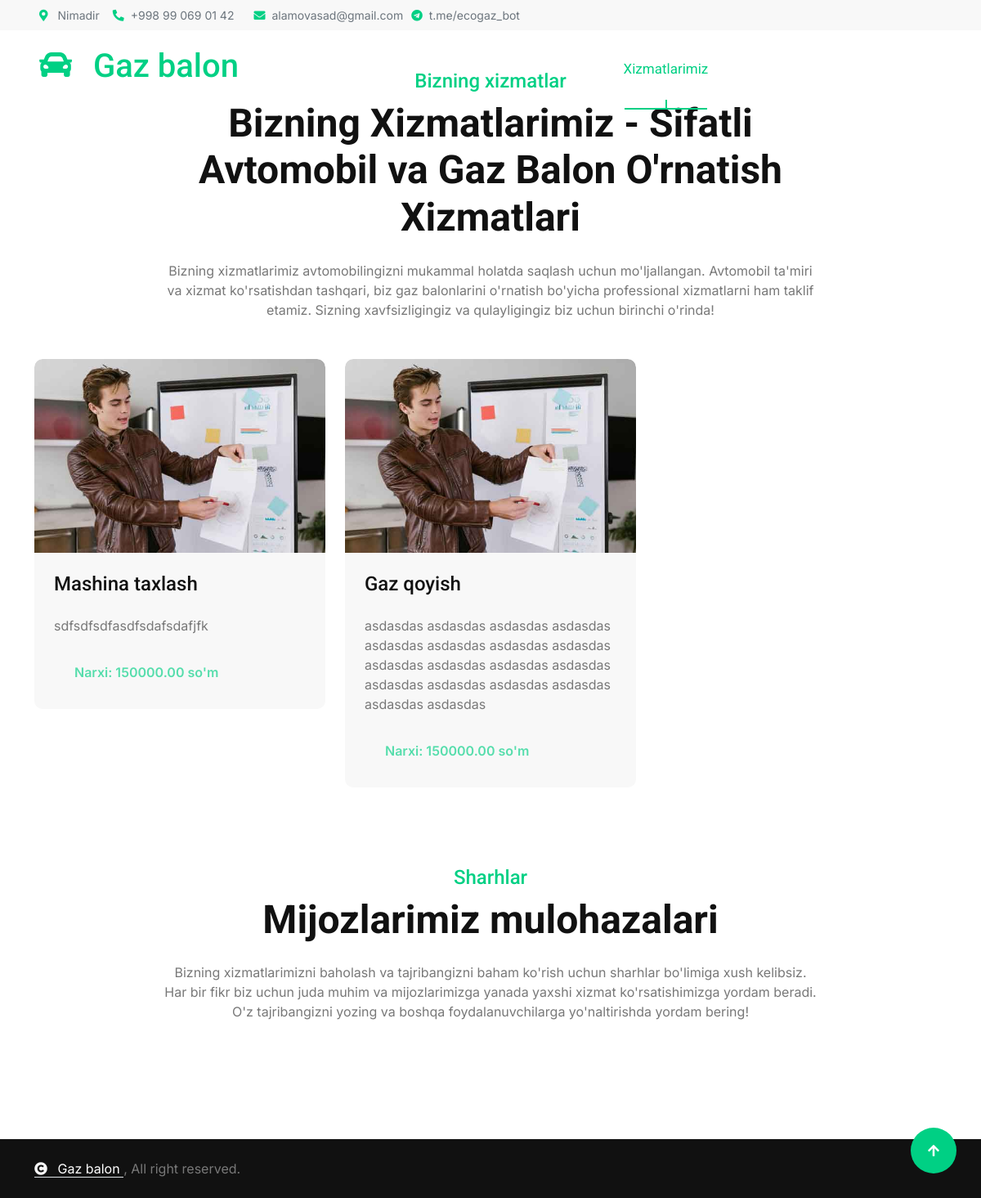
Page /services/ on the committed database.
### social_network/models.py (models this page shows, shortened)
class SiteModel(BaseModel):
    site_name = models.CharField(max_length=200, null=True, blank=True, verbose_name="Sayt nomi")
    location = models.CharField(max_length=200, null=True, blank=True, verbose_name="Servis manzili")
    email = models.EmailField(null=True, blank=True, verbose_name="Elektron pochta manzili")
    telegram_bot = models.CharField(max_length=200, null=True, blank=True, verbose_name="Telegram bot manzili")
    phone = models.CharField(max_length=200, null=True, blank=True, verbose_name="Telefon raqami")
    facebook = models.CharField(max_length=200, null=True, blank=True, verbose_name="Facebook manzili")
    instagram = models.CharField(max_length=200, null=True, blank=True, verbose_name="Instagram manzili")
    youtube = models.CharField(max_length=200, null=True, blank=True, verbose_name="Youtube manzili")
    class Meta:
        verbose_name_plural = "Sayt ma'lumotlari"
        verbose_name = "Sayt ma'lumotlari"

### services/models.py (models this page shows, shortened)
class ServiceModel(BaseModel):
    title = models.CharField(max_length=255, unique=True, verbose_name="Xizmat nomi")
    description = models.TextField(verbose_name="Xizmat haqida ma'lumot")
    image = models.ImageField(upload_to='services', verbose_name="Xizmat rasmi", validators=[validate_image])
    price = models.DecimalField(max_digits=10, decimal_places=2, verbose_name="Xizmat narxi")
    is_active = models.BooleanField(default=True, verbose_name="Faol xizmat")
    class Meta:
        verbose_name_plural = "Xizmatlarimiz"
        verbose_name = "Xizmat"

### services/views.py (the view)
# urls.py: path('services/', ServicesView.as_view(), name='services'),
class ServicesView(BaseView):
    def get(self, request):
        context = self.get_context_data()
        service = ServiceModel.objects.filter(is_active=True)
        review = ReviewModel.objects.all()
        context['services'] = service
        context['reviews'] = review
        return render(request, 'service.html', context)

### home/views.py (called while the page is built)
    def get_context_data(self):
        site_information = SiteModel.objects.all()
        carousel_information = BaseCarouselModel.objects.all()
        return {
            'site_information': site_information,
            'carousel_information': carousel_information
        }

### templates/service.html (shortened to what this page needs)
{% extends "layouts/base/base.html" %}
{% block content %}
    <div class="container-fluid service pb-5 mt-5">
        <div class="container pb-5">
            <div class="text-center mx-auto pb-5 wow fadeInUp" data-wow-delay="0.2s" style="max-width: 800px;">
                <h4 class="text-primary">Bizning xizmatlar</h4>
                <h1 class="display-5 mb-4">Bizning Xizmatlarimiz - Sifatli Avtomobil va Gaz Balon O'rnatish
                    Xizmatlari</h1>
                <p class="mb-0">Bizning xizmatlarimiz avtomobilingizni mukammal holatda saqlash uchun mo'ljallangan.
                    Avtomobil ta'miri va xizmat ko'rsatishdan tashqari, biz gaz balonlarini o'rnatish bo'yicha
                    professional xizmatlarni ham taklif etamiz. Sizning xavfsizligingiz va qulayligingiz biz uchun
                    birinchi o'rinda!
                </p>
            </div>
            <div class="row g-4">
                {% for service in services %}
                    <div class="col-md-6 col-lg-4 wow fadeInUp" data-wow-delay="0.2s">
                        <div class="service-item">
                            <div class="service-img">
                                <img src="{{ service.image.url }}" class="img-fluid rounded-top w-100"
                                     alt="Image">
                            </div>
                            <div class="rounded-bottom p-4">
                                <a href="#" class="h4 d-inline-block mb-4">{{ service.title }}</a>
                                <p class="mb-4">
                                    {{ service.description }}
                                </p>
                                <button class="btn rounded-pill py-2 px-4 text-primary"
                                        disabled>Narxi: {{ service.price }} so'm
                                </button>
                            </div>
                        </div>
                    </div>
                {% endfor %}
            </div>
        </div>
    </div>
    <div class="container-fluid testimonial pb-5">
        <div class="container pb-5">
            <div class="text-center mx-auto pb-5 wow fadeInUp" data-wow-delay="0.2s" style="max-width: 800px;">
                <h4 class="text-primary">Sharhlar</h4>
                <h1 class="display-5 mb-4">Mijozlarimiz mulohazalari</h1>
                <p class="mb-0">
                    Bizning xizmatlarimizni baholash va tajribangizni baham ko'rish uchun sharhlar bo'limiga xush
                    kelibsiz. Har bir fikr biz uchun juda muhim va mijozlarimizga yanada yaxshi xizmat ko'rsatishimizga
                    yordam beradi. O'z tajribangizni yozing va boshqa foydalanuvchilarga yo'naltirishda yordam bering!
                </p>
            </div>
        </div>
    </div>
{% endblock %}

### templates/layouts/base/base.html (shortened to what this page needs)
<!DOCTYPE html>
{% load static %}
<html lang="uz">
<head>
    <link rel="stylesheet" href="https://use.fontawesome.com/releases/v5.15.4/css/all.css"/>
    <link href="https://cdn.jsdelivr.net/npm/bootstrap-icons@1.4.1/font/bootstrap-icons.css" rel="stylesheet">
    <link rel="stylesheet" href="{% static 'lib/animate/animate.min.css' %}"/>
    <link rel="stylesheet" href="{% static 'lib/lightbox/css/lightbox.min.css' %}">
    <link href="{% static 'lib/owlcarousel/assets/owl.carousel.min.css' %}" rel="stylesheet">
    <link href="{% static 'css/bootstrap.min.css' %}" rel="stylesheet">
    <link href="{% static 'css/style.css' %}" rel="stylesheet">
</head>
<body>
<div class="container-fluid topbar bg-light px-5 d-none d-lg-block p-2">
    <div class="row gx-0 align-items-center">
        <div class="col-lg-8 text-center text-lg-start mb-2 mb-lg-0">
            <div class="d-flex flex-wrap">
                <a href="#" class="text-muted small me-3"><i class="fas fa-map-marker-alt text-primary me-2"></i>
                    {{ site_information.0.location }}
                </a>
                <a href="tel://{{ site_information.0.phone }}" class="text-muted small me-4"><i
                        class="fas fa-phone-alt text-primary me-2"></i>{{ site_information.0.phone }}</a>
                <a href="mailto:{{ site_information.0.email }}" class="text-muted small me-0"><i
                        class="fas fa-envelope text-primary me-2"></i>{{ site_information.0.email }}</a>
                <a href="mailto:{{ site_information.0.email }}" class="text-muted small me-0"
                   style="margin-left: 10px;"><i
                        class="fab fa-telegram text-primary me-2"></i>{{ site_information.0.telegram_bot }}</a>
            </div>
        </div>
    </div>
</div>
<div class="container-fluid position-relative p-0">
    <nav class="navbar navbar-expand-lg navbar-light px-4 px-lg-5 py-lg-0">
        <a href="" class="navbar-brand p-0">
            <h1 class="text-primary"><i class="fas fa-car me-3"></i>{% if not site_information %}Undefined{% else %}
                {{ site_information.0.site_name }}{% endif %}</h1>
        </a>
        <div class="collapse navbar-collapse" id="navbarCollapse">
            <div class="navbar-nav ms-auto py-0">
                <div class="navbar-nav ms-auto py-0">
                    <a href="{% url 'home' %}"
                       class="nav-item nav-link {% if request.resolver_match.url_name == 'home' %}active{% endif %}">Asosiy</a>
                    <a href="{% url 'about' %}"
                       class="nav-item nav-link {% if request.resolver_match.url_name == 'about' %}active{% endif %}">Biz
                        haqimizda</a>
                    <a href="{% url 'services' %}"
                       class="nav-item nav-link {% if request.resolver_match.url_name == 'services' %}active{% endif %}">Xizmatlarimiz</a>
                    <a href="{% url 'works' %}"
                       class="nav-item nav-link {% if request.resolver_match.url_name == 'works' %}active{% endif %}">Bizning
                        ishlarimiz</a>
                    <a href="{% url 'contact' %}"
                       class="nav-item nav-link {% if request.resolver_match.url_name == 'contact' %}active{% endif %}">Bog'lanish</a>
                </div>
            </div>
        </div>
    </nav>
</div>
{% block content %}
{% endblock content %}
<div class="container-fluid copyright py-4">
    <div class="container">
        <div class="row g-4 align-items-center">
            <div class="col-md-6 text-center text-md-start mb-md-0">
                <span class="text-body"><a href="{% url 'home' %}" class="border-bottom text-white"><i
                        class="fas fa-copyright text-light me-2"></i>
                    {{ site_information.0.site_name }}
                </a>, All right reserved.</span>
            </div>
        </div>
    </div>
</div>
<a href="#" class="btn btn-primary btn-lg-square rounded-circle back-to-top"><i class="fa fa-arrow-up"></i></a>
</body>
</html>

### static/css/style.css (style rules this page uses)
.back-to-top { position: fixed; right: 30px; bottom: 30px; transition: 0.5s; z-index: 99; }
.btn { font-weight: 600; transition: .5s; }
.btn-lg-square { width: 56px; height: 56px; }
.btn-square, .btn-sm-square, .btn-md-square, .btn-lg-square, .btn-xl-square { padding: 0; display: flex; align-items: center; justify-content: center; font-weight: normal; }
.btn.btn-primary { color: var(--bs-white); border: none; }
.navbar-light .navbar-nav .nav-link { font-family: 'Roboto', sans-serif; position: relative; margin-right: 25px; padding: 35px 0; color: var(--bs-white); font-size: 17px; font-weight: 400; outline: none; transition: .5s; }
.navbar-light .navbar-nav .nav-link:hover, .navbar-light .navbar-nav .nav-link.active, .navbar-light .navbar-nav .nav-item .nav-link:hover, .navbar-light .navbar-nav .nav-item .nav-link.active { color: var(--bs-primary); }
@media (min-width: 992px) { .navbar-light { position: absolute; width: 100%; top: 0; left: 0; border-bottom: 1px solid rgba(255, 255, 255, .1); z-index: 999; } }
@media (min-width: 992px) { .navbar-light .navbar-nav .nav-link::before { position: absolute; content: ""; width: 0; height: 2px; bottom: -1px; left: 50%; background: var(--bs-primary); transition: .5s; } }
@media (min-width: 992px) { .navbar-light .navbar-nav .nav-link:hover::before, .navbar-light .navbar-nav .nav-link.active::before { width: calc(100% - 2px); left: 1px; } }
@media (min-width: 992px) { .navbar-light .navbar-nav .nav-link::after { position: absolute; content: ""; width: 0; height: 0; bottom: -1px; left: 50%; background: var(--bs-primary); transition: .5s; } }
@media (min-width: 992px) { .navbar-light .navbar-nav .nav-link:hover::after, .navbar-light .navbar-nav .nav-link.active::after { width: 2px; height: 12px; } }
.service .service-item { background: var(--bs-light); border-radius: 10px; transition: 0.5s; }
.service .service-item .service-img { position: relative; overflow: hidden; border-top-left-radius: 10px; border-top-right-radius: 10px; transition: 0.5s; }
.service .service-item .service-img img { transition: 0.5s; }
.copyright { background: var(--bs-dark); }

### rows in the picture
SiteModel: location "Nimadir", phone "+998 99 069 01 42", email "alamovasad@gmail.com", telegram_bot "t.me/ecogaz_bot", site_name "Gaz balon"
ServiceModel: image (picture), title "Mashina taxlash", description "sdfsdfsdfasdfsdafsdafjfk", price "150000.00"
ServiceModel: image (picture), title "Gaz qoyish", description "asdasdas asdasdas asdasdas asdasdas asdasdas asdasdas asdasdas asdasdas asdasdas asdasdas asdasdas asdasdas asdasdas asdasdas asdasdas asdasdas asdasdas asdasdas", price "150000.00"
